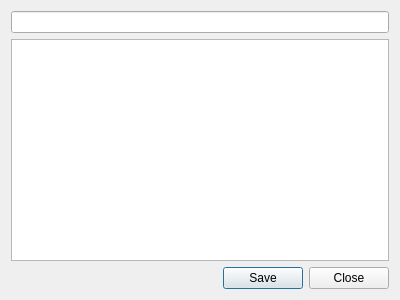
<?xml version="1.0" encoding="UTF-8"?>
<ui version="4.0">
 <class>AnimalForm</class>
 <widget class="QDialog" name="AnimalForm">
  <property name="geometry">
   <rect>
    <x>0</x>
    <y>0</y>
    <width>400</width>
    <height>300</height>
   </rect>
  </property>
  <property name="windowTitle">
   <string>Dialog</string>
  </property>
  <layout class="QVBoxLayout" name="verticalLayout">
   <item>
    <widget class="QLineEdit" name="nameLineEdit"/>
   </item>
   <item>
    <widget class="QPlainTextEdit" name="descriptionTextEdit"/>
   </item>
   <item>
    <layout class="QHBoxLayout" name="horizontalLayout">
     <item>
      <spacer name="horizontalSpacer">
       <property name="orientation">
        <enum>Qt::Orientation::Horizontal</enum>
       </property>
       <property name="sizeHint" stdset="0">
        <size>
         <width>40</width>
         <height>20</height>
        </size>
       </property>
      </spacer>
     </item>
     <item>
      <widget class="QPushButton" name="saveButton">
       <property name="text">
        <string>Save</string>
       </property>
      </widget>
     </item>
     <item>
      <widget class="QPushButton" name="closeButton">
       <property name="text">
        <string>Close</string>
       </property>
      </widget>
     </item>
    </layout>
   </item>
  </layout>
 </widget>
 <resources/>
 <connections/>
</ui>
